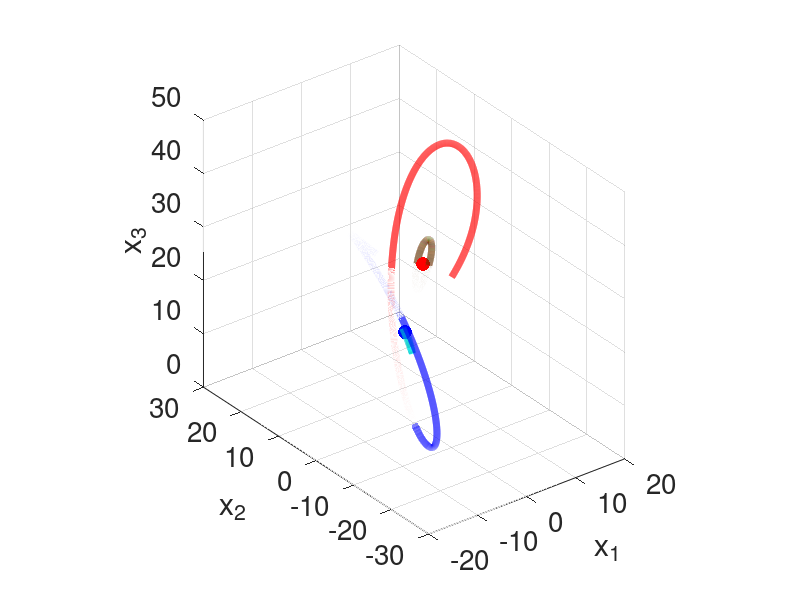

MATLAB code for this plot: (Note: this script raises an error after producing the figure.)
function handle = StrangeAttractorMesh()
global lo rho sigma beta handle colormesh

% If you want to change rho, you need to find appropriate y1 and y2 and
% replace then in the lines right below %% hit saddle

handle = [];
rho = 24.4;
sigma = 10;
beta = 8/3;
ye = [sqrt(beta*(rho-1));sqrt(beta*(rho-1));rho-1]; % equilibrium
ye1 = [-sqrt(beta*(rho-1));-sqrt(beta*(rho-1));rho-1]; % equilibrium

colormesh = [1,0,0; %  red
       0,0.8,0; % dark green
       0,0,1; %  blue;
       1,0,1; % magenta
       0.4,0.2,0; % brown
       0,0.8,0.8]; % cyan
%% hit saddle
y1 = [4.706881748620419  -0.691312411891580  27.009650570642709];
y2 = [4.706881748620418  -0.691312411891582  27.009650570642712];
n = 10;
col = cool(n);

% y0 is the set of initial conditions for trajectories passing very close
% to the saddle at the origin
g = linspace(0,1,n);
y0 = interp1([0,1],[y1;y2],g);

lo = @(t,a) [-sigma*a(1) + sigma*a(2); a(1).*(rho - a(3)) - a(2); -beta*a(3) + a(1).*a(2)];
options = odeset('AbsTol',1e-12,'RelTol',1e-12);

figure(1); clf; hold on;
grid;
view(3)
for k = 4 : 4 % the best showt is for k = 4
    [~,Y] = ode45(lo,[0,3],y0(k,:),options);
%      plot3(Y(:,1),Y(:,2),Y(:,3),'color',col(k,:),'Linewidth',2);
    fprintf('k = %d, Y(end,:) = (%d,%d,%d)\n',k,Y(end,1),Y(end,2),Y(end,3));
end

nY = sqrt(sum(Y.^2,2));
[nYmin,imin] = min(nY);

% The found trajectory passing very close to the saddle
Ysaddle = Y(1 : imin,:);

% Plot equilibria
plot3(ye(1),ye(2),ye(3),'r.','Markersize',30);
plot3(-ye(1),-ye(2),ye(3),'b.','Markersize',30);

%%
A = [-sigma,sigma,0;1,-1,-ye(1);ye(1),ye(1),-beta];
% [U,R] = LinearQpot3D(A);
U = inv(sylvester(A,A',-2*eye(3)));
[V E] = eig(U);

%% SURFACE 1 : find the border of the domain 
Nang = 72;
phi = linspace(0,2*pi,Nang + 1);
phi(end) = [];
jstar = 55;
v1 = V(:,2)*cos(phi(jstar)) + V(:,3)*sin(phi(jstar));
v1 = v1/norm(v1);
v2 = V(:,1);
a = cross(v1,v2);
%a(1:2) = -a(1:2);
events = @(t,y)MyCross(y,-a,ye);
options1 = odeset('AbsTol',1e-12,'RelTol',1e-12,'refine',10,'Events',events);

ysmall = 1e-2;
y0 = [0,-ysmall,0];
events =  @(t,y)MyCross(y,[-1,0,0]',[0,0,0]');
[~,Y0] = ode45(lo,[0,100],y0,options1);
events = @(t,y)MyCross(y,-a,[-ye(1:2);ye(3)]);
[~,Y1] = ode45(lo,[0,100],Y0(end,:),options1);
Y0(end,:) = [];
Y0 = [Y0;Y1];

% keep this for the loop
[~,Y0loop] = ode45(lo,[0,100],Y0(end,:),options1);

ha = plot3(Y0loop(:,1),Y0loop(:,2),Y0loop(:,3),'Linewidth',5,'color',colormesh(5,:));
handle = [handle,ha];
ha = plot3(-Y0loop(:,1),-Y0loop(:,2),Y0loop(:,3),'Linewidth',5,'color',colormesh(6,:));
handle = [handle,ha];

xlabel('x_1');
ylabel('x_2');
zlabel('x_3');
daspect([1,1,1])
set(gca,'FontSize',20);


ysmall = 1e-2;
y0 = [0,ysmall,0];
events = @(t,y)MyCross(y,-a,ye);
options1 = odeset('AbsTol',1e-12,'RelTol',1e-12,'refine',10,'Events',events);
[~,Y0] = ode45(lo,[0,100],y0,options1);
ha = plot3(Y0(:,1),Y0(:,2),Y0(:,3),'Linewidth',5,'color',colormesh(1,:));
handle = [handle,ha];

ha = plot3(-Y0(:,1),-Y0(:,2),Y0(:,3),'Linewidth',5,'color',colormesh(3,:));
handle = [handle,ha];

%% 
Yout = [Ysaddle;Y0];
Yin = Y0loop;
Nstart = 20;
Ncut = 72;

fname = sprintf('LorenzAttractor%d.mat',19);
data = load(fname);
b1 = data.v1;
b2 = data.v2;
r = data.x1;
z = data.y1;
ll = Y0loop(1,:) - ye';
rmin = ll*b1;
ls = Ysaddle(1,:) - ye';
rmax = ls*b1;
ind = find(r >= rmin & r <= rmax);
x = ye*ones(size(r(ind))) + b1*r(ind) + b2*z(ind);
x = [Y0loop(1,:)',x,Ysaddle(1,:)'];
rr = [rmin,r(ind),rmax]';
ri = linspace(rmin,rmax,Nstart)';

ystart = interp1(rr,x',ri);

% plot3(ystart(:,1),ystart(:,2),ystart(:,3),'.','Markersize',30);


[xmesh0,ymesh0,zmesh0] = MakeMesh(Yin,Yout,Nstart,Ncut,ystart,1);

%% SURFACE 2 : find the border of the domain 
Nang = 72;
phi = linspace(0,2*pi,Nang + 1);
phi(end) = [];
jstar = 19;
v1 = V(:,2)*cos(phi(jstar)) + V(:,3)*sin(phi(jstar));
v1 = v1/norm(v1);
v2 = V(:,1);
a = cross(v1,v2);
a(1:2) = -a(1:2);
events = @(t,y)MyCross(y,-a,[-ye(1:2);ye(3)]);
options1 = odeset('AbsTol',1e-12,'RelTol',1e-12,'refine',10,'Events',events);

y0 = Yout(end,:);
events =  @(t,y)MyCross(y,[-1,0,0]',[0,0,0]');
options1 = odeset('AbsTol',1e-12,'RelTol',1e-12,'refine',10,'Events',events);
[~,Y0] = ode45(lo,[0,100],y0,options1);
events = @(t,y)MyCross(y,-a,[-ye(1:2);ye(3)]);
options1 = odeset('AbsTol',1e-12,'RelTol',1e-12,'refine',10,'Events',events);
[~,Y1] = ode45(lo,[0,100],Y0(end,:),options1);
Y0(end,:) = [];
Y0 = [Y0;Y1];
ha = plot3(Y0(:,1),Y0(:,2),Y0(:,3),'Linewidth',5,'color',colormesh(2,:));
handle = [handle,ha];

ha = plot3(-Y0(:,1),-Y0(:,2),Y0(:,3),'Linewidth',5,'color',colormesh(4,:));
handle = [handle,ha];


% keep this for the loop
% [~,Y0loop] = ode45(lo,[0,100],Y0(end,:),options1);
% 
% plot3(Y0loop(:,1),Y0loop(:,2),Y0loop(:,3),'Linewidth',5,'color','m');
% plot3(Y0loop(1,1),Y0loop(1,2),Y0loop(1,3),'.','Markersize',40,'color','m');



ysmall = 1e-2;
y0 = [0,-ysmall,0];
events = @(t,y)MyCross(y,-a,[-ye(1:2);ye(3)]);
options1 = odeset('AbsTol',1e-12,'RelTol',1e-12,'refine',10,'Events',events);
[~,You] = ode45(lo,[0,100],y0,options1);
% plot3(You(:,1),You(:,2),You(:,3),'Linewidth',5,'color','m');

%% 
Yout = [Ysaddle;You];
Yin = Y0;
Nstart = 20;
Ncut = 72;

y = [xmesh0(:,end),ymesh0(:,end),zmesh0(:,end)];
y = y(end : -1 : 1,:);
r = (y - ones(size(y,1),1)*ye')*b1;
ind = find(r >= rmax);
yy = y(ind,:);
[yy,leny,ly] = arclength(yy);
ystart = interp1(leny,yy,linspace(0,ly,Nstart)');
ystart(1,:) = [xmesh0(end,1),ymesh0(end,1),zmesh0(end,1)];


[xmesh1,ymesh1,zmesh1] = MakeMesh(Yin,Yout,Nstart,Ncut,ystart,2);


fname = sprintf('LorenzLimitCycle_rho_%.2f.mat',rho);
data = load(fname);
gam = data.Y2;

plot3(gam(:,1),gam(:,2),gam(:,3),'Linewidth',2,'color','r');
plot3(-gam(:,1),-gam(:,2),gam(:,3),'Linewidth',2,'color','b');

end

%%
%%
function [position,isterminal,direction] = MyCross(y,a,y0)
position = (y - y0)'*a; % The value that we want to be zero
isterminal = 1;  % Halt integration 
direction = 1;   
end

%%

function [xmesh,ymesh,zmesh] = MakeMesh(Y0loop,Y1loop,Nstart,Ncut,ystart,snumber)
% snumber is the surface number
global lo rho sigma beta handle
[Y0loop,l0loop,l0] = arclength(Y0loop);
[Y1loop,l1loop,l1] = arclength(Y1loop);
fprintf('length(Y0loop) = %d, length(Y1loop) = %d\n',l0,l1);

gstart = linspace(0,1,Nstart)';
gcut = linspace(0,1,Ncut)';
Y0cutarray = interp1(l0loop,Y0loop,gcut*l0)';
xmesh = zeros(Nstart,Ncut);
xmesh(1,:) = Y0cutarray(1,:);
ymesh = zeros(Nstart,Ncut);
ymesh(1,:) = Y0cutarray(2,:);
zmesh = zeros(Nstart,Ncut);
zmesh(1,:) = Y0cutarray(3,:);

Y1cutarray = interp1(l1loop,Y1loop,gcut*l1)';
xmesh(end,:) = Y1cutarray(1,:);
ymesh(end,:) = Y1cutarray(2,:);
zmesh(end,:) = Y1cutarray(3,:);

xmesh(:,1) = ystart(:,1);
ymesh(:,1) = ystart(:,2);
zmesh(:,1) = ystart(:,3);
for k = 2 : Ncut    
%     fprintf('Cut # %i\n',k);
    Y0cut = Y0cutarray(:,k);
    Y1cut = Y1cutarray(:,k);
    bcut = lo(0,Y0cut);
    bcut = bcut/norm(bcut);
    a = Y1cut - Y0cut;
    a = a/norm(a);
    aa = cross(a,bcut);
    aa = aa/norm(aa);
    b = cross(aa,a);
    events = @(t,y)MyCross(y,b,Y0cut);
    options1 = odeset('AbsTol',1e-12,'RelTol',1e-12,'refine',10,'Events',events);
    yend = zeros(Nstart,3);
    yend(1,:) = Y0cut';
    yend(end,:) = Y1cut';
    for j = 2 : Nstart - 1
        y0 = ystart(j,:);
        [~,Y] = ode45(lo,[0,100],y0,options1);
        aux = Y(end,:);
        yend(j,:) = Y(end,:);
    end
    [yend,lyend,ly] = arclength(yend);
    ystart = interp1(lyend,yend,linspace(0,ly,Nstart)');
    xmesh(:,k) = ystart(:,1);
    ymesh(:,k) = ystart(:,2);
    zmesh(:,k) = ystart(:,3);
end
plotmesh(xmesh,ymesh,zmesh,snumber);
plotmesh(-xmesh,-ymesh,zmesh,snumber + 2);
end
%%
function [Y0,lxyz,lY] = arclength(Y0)
dx = Y0 - circshift(Y0,[1,0]);
dx(1,:) = [0,0,0];
dl = sqrt(sum(dx.^2,2));
lxyz = cumsum(dl);
lY = lxyz(end);
[lxyz,iu,~] = unique(lxyz);
Yaux = Y0(iu,:);
clear Y0
Y0 = Yaux;
end

%%
function plotmesh(xmesh,ymesh,zmesh,cind)
global handle colormesh
[Nstart,Ncut] = size(xmesh);
for k = 1 : Ncut
    ha = plot3(xmesh(:,k),ymesh(:,k),zmesh(:,k),'color',colormesh(cind,:));
    handle = [handle,ha];
end
for k = 1 : Nstart
    ha = plot3(xmesh(k,:),ymesh(k,:),zmesh(k,:),'color',colormesh(cind,:));
    handle = [handle,ha];
end
end

% %%
% function [u,v,w] = RotateSpace(xmesh,ymesh,zmesh)
% [Nstart,Ncut] = size(xmesh);
% xyz = [xmesh(:),ymesh(:),zmesh(:)];
% co = cos(pi/4); si = sin(pi/4);
% M = [co,si,0;-si,co,0;0,0,1];
% uvw = (M*xyz')';
% u = reshape(uvw(:,1),Nstart,Ncut);
% v = reshape(uvw(:,2),Nstart,Ncut);
% w = reshape(uvw(:,3),Nstart,Ncut);
% end


